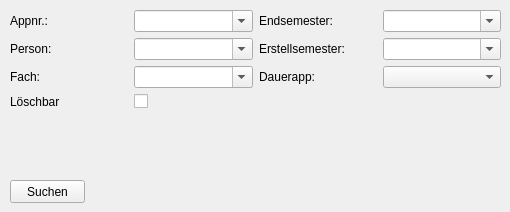
                <widget class="QWidget" name="tab_3">
                 <attribute name="title">
                  <string>Statistik</string>
                 </attribute>
                 <widget class="QPushButton" name="btn_search">
                  <property name="geometry">
                   <rect>
                    <x>10</x>
                    <y>180</y>
                    <width>75</width>
                    <height>23</height>
                   </rect>
                  </property>
                  <property name="text">
                   <string>Suchen</string>
                  </property>
                 </widget>
                 <widget class="QWidget" name="gridLayoutWidget">
                  <property name="geometry">
                   <rect>
                    <x>10</x>
                    <y>10</y>
                    <width>491</width>
                    <height>161</height>
                   </rect>
                  </property>
                  <layout class="QGridLayout" name="gridLayout_3">
                   <item row="0" column="0">
                    <widget class="QLabel" name="label_7">
                     <property name="text">
                      <string>Appnr.:</string>
                     </property>
                    </widget>
                   </item>
                   <item row="1" column="3">
                    <widget class="QComboBox" name="box_erstellsemester">
                     <property name="editable">
                      <bool>true</bool>
                     </property>
                    </widget>
                   </item>
                   <item row="2" column="2">
                    <widget class="QLabel" name="label_18">
                     <property name="text">
                      <string>Dauerapp:</string>
                     </property>
                    </widget>
                   </item>
                   <item row="0" column="2">
                    <widget class="QLabel" name="label_17">
                     <property name="text">
                      <string>Endsemester:</string>
                     </property>
                    </widget>
                   </item>
                   <item row="1" column="2">
                    <widget class="QLabel" name="label_19">
                     <property name="text">
                      <string>Erstellsemester:</string>
                     </property>
                    </widget>
                   </item>
                   <item row="2" column="3">
                    <widget class="QComboBox" name="box_dauerapp"/>
                   </item>
                   <item row="1" column="0">
                    <widget class="QLabel" name="label_11">
                     <property name="text">
                      <string>Person:</string>
                     </property>
                    </widget>
                   </item>
                   <item row="2" column="0">
                    <widget class="QLabel" name="label_16">
                     <property name="text">
                      <string>Fach:</string>
                     </property>
                    </widget>
                   </item>
                   <item row="0" column="3">
                    <widget class="QComboBox" name="box_semester">
                     <property name="editable">
                      <bool>true</bool>
                     </property>
                    </widget>
                   </item>
                   <item row="0" column="1">
                    <widget class="QComboBox" name="box_appnrs">
                     <property name="editable">
                      <bool>true</bool>
                     </property>
                    </widget>
                   </item>
                   <item row="2" column="1">
                    <widget class="QComboBox" name="box_fach">
                     <property name="editable">
                      <bool>true</bool>
                     </property>
                    </widget>
                   </item>
                   <item row="1" column="1">
                    <widget class="QComboBox" name="box_person">
                     <property name="editable">
                      <bool>true</bool>
                     </property>
                    </widget>
                   </item>
                   <item row="4" column="0">
                    <spacer name="verticalSpacer_3">
                     <property name="orientation">
                      <enum>Qt::Vertical</enum>
                     </property>
                     <property name="sizeHint" stdset="0">
                      <size>
                       <width>20</width>
                       <height>40</height>
                      </size>
                     </property>
                    </spacer>
                   </item>
                   <item row="3" column="0">
                    <widget class="QLabel" name="label_15">
                     <property name="text">
                      <string>Löschbar</string>
                     </property>
                    </widget>
                   </item>
                   <item row="3" column="1">
                    <widget class="QCheckBox" name="check_deletable">
                     <property name="focusPolicy">
                      <enum>Qt::StrongFocus</enum>
                     </property>
                     <property name="text">
                      <string/>
                     </property>
                    </widget>
                   </item>
                  </layout>
                 </widget>
                 <widget class="QLabel" name="db_err_message">
                  <property name="geometry">
                   <rect>
                    <x>100</x>
                    <y>180</y>
                    <width>401</width>
                    <height>23</height>
                   </rect>
                  </property>
                  <property name="text">
                   <string/>
                  </property>
                 </widget>
                </widget>
